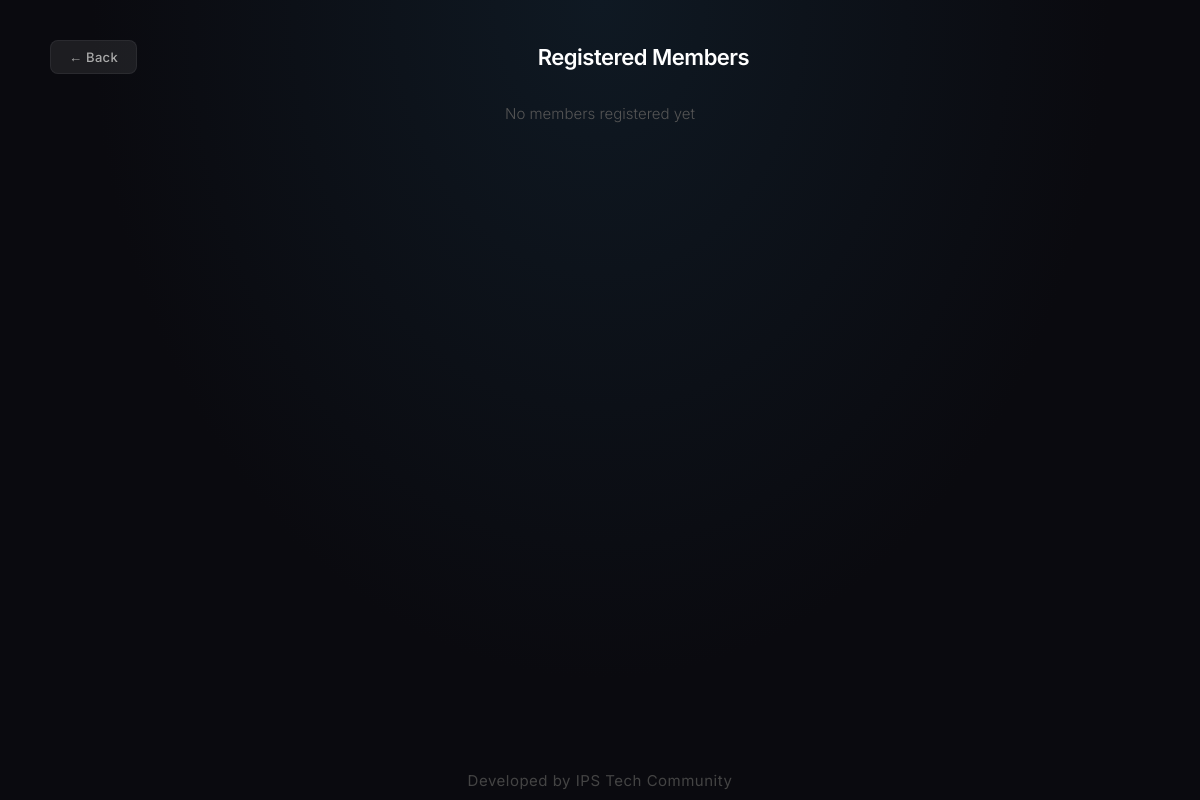
The app's page /members, older data.
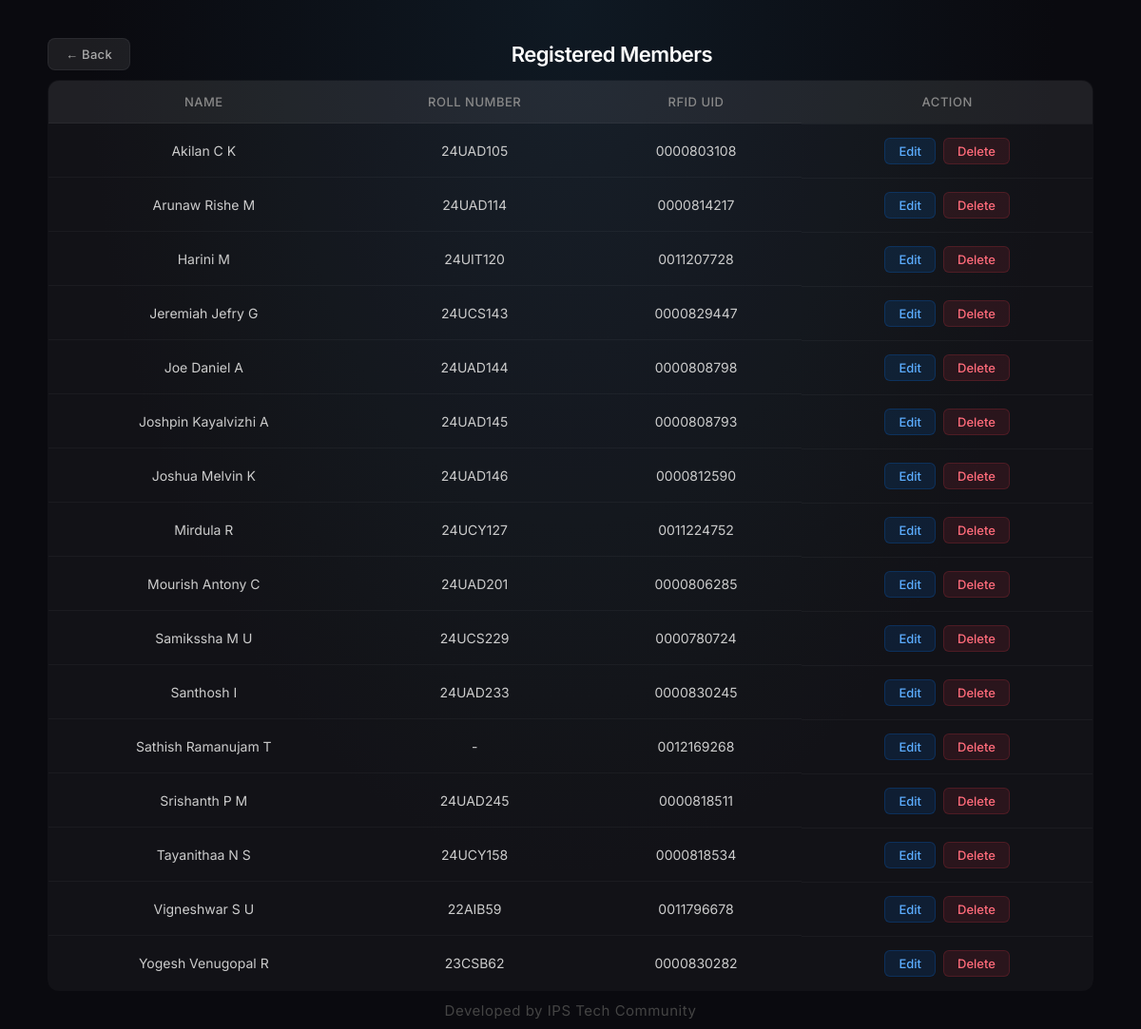
The same page, newer data.
### tables this page shows
CREATE TABLE students (
            id INTEGER PRIMARY KEY AUTOINCREMENT,
            name TEXT NOT NULL,
            roll_number TEXT,
            rfid_uid TEXT UNIQUE NOT NULL
        );

### app.py (the view)
@app.route("/members")
def members():
    conn = get_db()
    cursor = conn.cursor()
    students = cursor.execute("SELECT * FROM students ORDER BY name").fetchall()
    conn.close()
    return render_template("members.html", students=students)

### app.py (called while the page is built)
def get_db():
    conn = sqlite3.connect(DATABASE)
    conn.row_factory = sqlite3.Row
    return conn

### templates/members.html (shortened to what this page needs)
<!DOCTYPE html>
<html>
<head>
    <link rel="stylesheet" href="{{ url_for('static', filename='style.css') }}">
</head>
<body>
<div class="dashboard-container">
    <div class="dashboard-header">
        <a href="/add-member" class="back-btn">&larr; Back</a>
        <h1 style="margin: 0; font-size: 22px;">Registered Members</h1>
    </div>
    {% if students %}
    <table>
        <thead>
            <tr>
                <th>Name</th>
                <th>Roll Number</th>
                <th>RFID UID</th>
                <th>Action</th>
            </tr>
        </thead>
        <tbody>
            {% for s in students %}
            <tr>
                <td>{{ s.name }}</td>
                <td>{{ s.roll_number or '-' }}</td>
                <td>{{ s.rfid_uid }}</td>
                <td class="action-cell">
                    <a href="/edit-member/{{ s.id }}" class="edit-link">Edit</a>
                    <form method="POST" action="/delete-member/{{ s.id }}" style="display:inline" onsubmit="return confirm('Delete {{ s.name }}? This will also remove their attendance data.')">
                        <button type="submit" class="delete-link">Delete</button>
                    </form>
                </td>
            </tr>
            {% endfor %}
        </tbody>
    </table>
    {% else %}
    <p class="history-hint">No members registered yet</p>
    {% endif %}
</div>
<footer class="footer">Developed by IPS Tech Community</footer>
</body>
</html>

### static/style.css (style rules this page uses)
body { margin: 0; font-family: 'Inter', 'Segoe UI', sans-serif; background: #0a0a0f; color: white; }
.footer { position: fixed; bottom: 0; left: 0; width: 100%; text-align: center; padding: 10px 0; font-size: 15px; color: #444; background: transparent; letter-spacing: 0.5px; }
.dashboard-container { padding: 40px 50px; position: relative; min-height: 100vh; box-sizing: border-box; background: radial-gradient(ellipse at top, #0f1923 0%, #0a0a0f 60%); }
.back-btn { display: inline-block; padding: 8px 18px; background: rgba(255, 255, 255, 0.08); color: #aaa; text-decoration: none; border-radius: 8px; font-size: 13px; font-weight: 500; transition: all 0.3s; border: 1px solid rgba(255, 255, 255, 0.06); letter-spacing: 0.3px; }
.dashboard-header { display: flex; justify-content: space-between; align-items: center; margin-bottom: 10px; }
.dashboard-container h1 { margin-bottom: 25px; font-size: 28px; font-weight: 600; letter-spacing: -0.5px; }
table { width: 100%; border-collapse: collapse; background: rgba(255, 255, 255, 0.03); border: 1px solid rgba(255, 255, 255, 0.06); border-radius: 12px; overflow: hidden; }
th, td { padding: 14px 16px; text-align: center; }
th { background: rgba(255, 255, 255, 0.06); font-weight: 500; font-size: 13px; text-transform: uppercase; letter-spacing: 0.5px; color: #888; }
td { font-size: 14px; color: #ccc; border-top: 1px solid rgba(255, 255, 255, 0.04); }
.edit-link { color: #5cadff; text-decoration: none; font-size: 13px; font-weight: 500; padding: 5px 14px; background: rgba(0, 123, 255, 0.12); border: 1px solid rgba(0, 123, 255, 0.2); border-radius: 6px; transition: all 0.3s; }
.action-cell { display: flex; gap: 8px; justify-content: center; align-items: center; }
.delete-link { color: #ff6b7a; font-size: 13px; font-weight: 500; padding: 5px 14px; background: rgba(220, 53, 69, 0.12); border: 1px solid rgba(220, 53, 69, 0.2); border-radius: 6px; cursor: pointer; transition: all 0.3s; font-family: 'Inter', sans-serif; }

Row changes from the older to the newer data that the page shows:
added students: name "Akilan C K", roll_number "24UAD105", rfid_uid "0000803108"
added students: name "Arunaw Rishe M", roll_number "24UAD114", rfid_uid "0000814217"
added students: name "Harini M", roll_number "24UIT120", rfid_uid "0011207728"
added students: name "Jeremiah Jefry G", roll_number "24UCS143", rfid_uid "0000829447"
added students: name "Joe Daniel A", roll_number "24UAD144", rfid_uid "0000808798"
added students: name "Joshpin Kayalvizhi A", roll_number "24UAD145", rfid_uid "0000808793"
added students: name "Joshua Melvin K", roll_number "24UAD146", rfid_uid "0000812590"
added students: name "Mirdula R", roll_number "24UCY127", rfid_uid "0011224752"
added students: name "Mourish Antony C", roll_number "24UAD201", rfid_uid "0000806285"
added students: name "Samikssha M U", roll_number "24UCS229", rfid_uid "0000780724"
added students: name "Santhosh I", roll_number "24UAD233", rfid_uid "0000830245"
added students: name "Sathish Ramanujam T", roll_number "-", rfid_uid "0012169268"
added students: name "Srishanth P M", roll_number "24UAD245", rfid_uid "0000818511"
added students: name "Tayanithaa N S", roll_number "24UCY158", rfid_uid "0000818534"
added students: name "Vigneshwar S U", roll_number "22AIB59", rfid_uid "0011796678"
added students: name "Yogesh Venugopal R", roll_number "23CSB62", rfid_uid "0000830282"
Text that changed along with them:
text no longer shown: "No members registered yet"
text now shown: "NAME ROLL NUMBER RFID UID ACTION"
